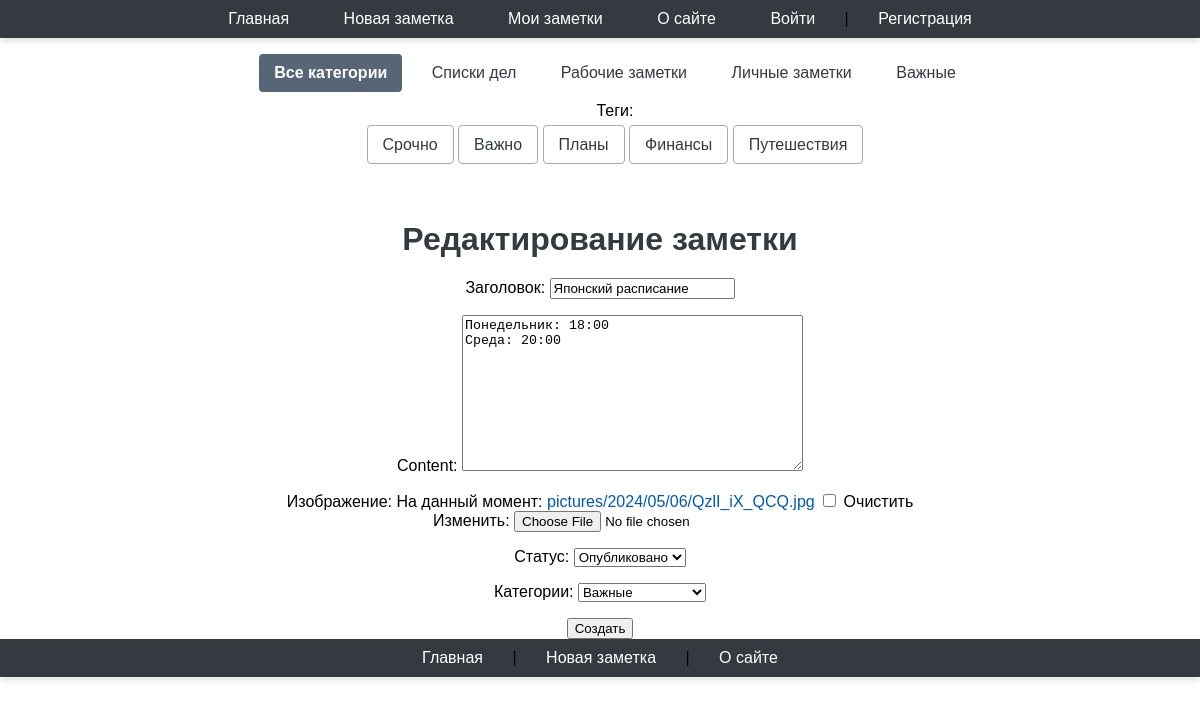
Screenshot of /edit/japonskij-rapisanie/ with the database file from the repository.
### notes/models.py (models this page shows, shortened)
class Category(models.Model):
    class Meta:
        verbose_name = 'Категория'
        verbose_name_plural = 'Категории'
    name = models.CharField(max_length=100, db_index=True, verbose_name="Категория")
    slug = models.SlugField(max_length=255, unique=True, db_index=True)
    def get_absolute_url(self):
        return reverse('categories', kwargs={'cat_slug': self.slug})
    def __str__(self):
        return self.name

class TagPost(models.Model):
    class Meta:
        verbose_name = 'Тэг'
        verbose_name_plural = 'Тэги'
    tag = models.CharField(max_length=100, db_index=True)
    slug = models.SlugField(max_length=255, unique=True, db_index=True)
    def get_absolute_url(self):
        return reverse('tag', kwargs={'tag_slug':
                                          self.slug})

class Notes(models.Model):
    class Meta:
        verbose_name = 'Заметка'
        verbose_name_plural = 'Заметки'
        ordering = ['-time_create']
        indexes = [
            models.Index(fields=['-time_create']),
        ]
    class Status(models.IntegerChoices):
        PRIVATE = 0, 'Личное'
        PUBLISHED = 1, 'Опубликовано'
    objects = models.Manager()
    private = UnPublishedModel()
    published = PublishedModel()
    cat = models.ForeignKey('Category', on_delete=models.PROTECT, verbose_name="Категории")
    title = models.CharField(max_length=255, verbose_name="Заголовок")
    slug = models.SlugField(max_length=255, unique=True, db_index=True, verbose_name="URL")
    content = models.TextField(blank=True)
    time_create = models.DateTimeField(auto_now_add=True, verbose_name="Время создания")
    time_update = models.DateTimeField(auto_now=True, verbose_name="Время изменения")
    is_published = models.BooleanField(choices=tuple(map(lambda x: (bool(x[0]), x[1]), Status.choices)),
                                       default=Status.PRIVATE, verbose_name="Статус")
    tags = models.ManyToManyField('TagPost', blank=True, related_name='tags', verbose_name="Тэги")
    foot_note = models.OneToOneField('FootNote', on_delete=models.SET_NULL, null=True, blank=True, related_name='note',
                                     verbose_name="Примечание")
    picture = models.ImageField(upload_to="pictures/%Y/%m/%d/",
                                default=None, blank=True, null=True,
                                verbose_name="Изображение")
    author = models.ForeignKey(get_user_model(),
                               on_delete=models.SET_NULL, related_name='posts',
                               null=True, default=None)

### notes/views.py (the view)
# urls.py: path('edit/<slug:slug>/', views.UpdatePage.as_view(), name='edit'),
class UpdatePage(DataMixin,UpdateView):
    model = Notes
    fields = ['title', 'content', 'picture', 'is_published', 'cat']
    template_name = 'notes/create.html'
    success_url = reverse_lazy('home')
    title_page = 'Редактирование заметки'

### notes/templatetags/notes_tags.py (called while the page is built)
@register.inclusion_tag('notes/list_categories.html')
def show_categories(cat_selected_id=0):
    cats = Category.objects.all()
    return {"cats": cats, "cat_selected": cat_selected_id}

@register.inclusion_tag('notes/list_tags.html')
def show_all_tags():
    return {"tags": TagPost.objects.all()}

### users/context_processors.py (called while the page is built)
def get_notes_context(request):
    return {'mainmenu': menu}

### notes/templates/notes/create.html (shortened to what this page needs)
{% extends 'base.html' %}
{% block content %}
<h1>{{title}}</h1>
<form method="POST" enctype="multipart/form-data">
        {{form.as_p}}
        <input type="submit" value="Создать" >
    </form>
{% endblock %}

### notes/templates/notes/list_categories.html
{% for cat in cats %}
 {% if cat.id == cat_selected %}
 <li
class="selected">{{cat.name}}</li>
 {% else %}
 <li><a href="{{ cat.get_absolute_url }}">{{cat.name}}</a></li>
 {% endif %}
{% endfor %}

### notes/templates/notes/list_tags.html
{% if tags %}
 Теги:</p>
 <ul class="tags-list">
 {% for t in tags %}
 <li><a
href="{{t.get_absolute_url}}">{{t.tag}}</a></li>
 {% endfor %}
 </ul>
{% endif %}

### notes/static/notes/css/styles.css (style rules this page uses)
html, body { font-family: 'Arial'; margin: auto; text-align: center; padding: 0; height: 100%; width: 100%; }
a { color: #0059b2; text-decoration: none; }
ul.tags-list { width: 100%; margin: 0; padding: 0; list-style: none; }
ul.tags-list li { margin: 0; padding: 0 0 10px; display: inline-block; }
ul.tags-list li a { padding: 5px; font-size: 16px; border: 1px solid #aaa; }
ul { display: inline-block; }
#leftchapters li { margin-bottom: 10px; }
#leftchapters li a, #leftchapters li.selected { padding: 10px 15px; text-decoration: none; color: #343a40; border-radius: 4px; transition: background-color 0.3s, color 0.3s; }
h1 { color: #343a40; font-size: 2em; margin-bottom: 20px; text-align: center; }
li { display: inline-block; margin-right: 10px; }
.tags-list { list-style-type: none; padding: 0; margin: 0; }
.tags-list li { display: inline-block; margin-right: 10px; }

### rows the page displays
Category: name "Списки дел"
Category: name "Рабочие заметки"
Category: name "Личные заметки"
Category: name "Важные"
TagPost: tag "Срочно"
TagPost: tag "Важно"
TagPost: tag "Планы"
TagPost: tag "Финансы"
TagPost: tag "Путешествия"
Notes: title "Японский раcписание", content "Понедельник: 18:00 Среда: 20:00", is_published "Опубликовано", cat "Важные"

### other values shown
{{ m.title }} "Главная" "Новая заметка" "Мои заметки" "О сайте"
{{ title }} "Редактирование заметки"
